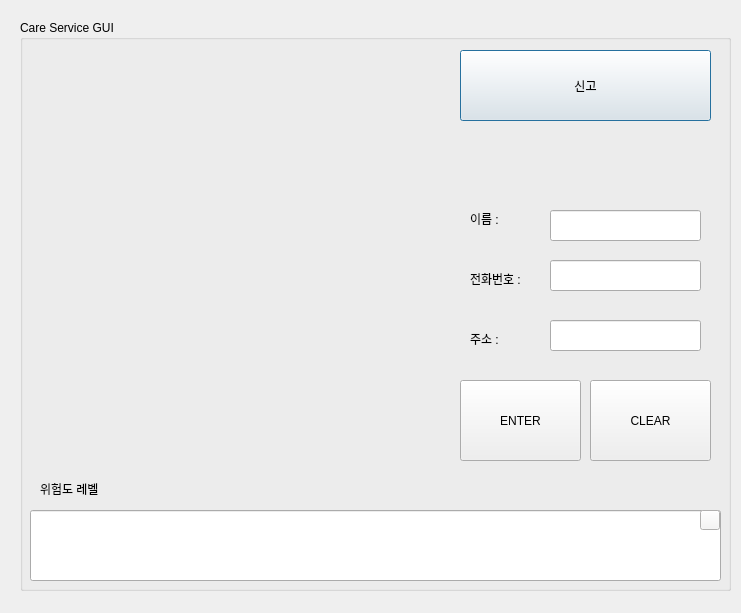
<?xml version="1.0" encoding="UTF-8"?>
<ui version="4.0">
 <class>Dialog</class>
 <widget class="QDialog" name="Dialog">
  <property name="geometry">
   <rect>
    <x>0</x>
    <y>0</y>
    <width>741</width>
    <height>613</height>
   </rect>
  </property>
  <property name="windowTitle">
   <string>Dialog</string>
  </property>
  <widget class="QGroupBox" name="groupBox">
   <property name="geometry">
    <rect>
     <x>20</x>
     <y>20</y>
     <width>711</width>
     <height>571</height>
    </rect>
   </property>
   <property name="title">
    <string>Care Service GUI</string>
   </property>
   <widget class="QLabel" name="label">
    <property name="geometry">
     <rect>
      <x>10</x>
      <y>30</y>
      <width>401</width>
      <height>381</height>
     </rect>
    </property>
    <property name="text">
     <string/>
    </property>
   </widget>
   <widget class="QPushButton" name="btn_call">
    <property name="geometry">
     <rect>
      <x>440</x>
      <y>30</y>
      <width>251</width>
      <height>71</height>
     </rect>
    </property>
    <property name="text">
     <string>신고</string>
    </property>
   </widget>
   <widget class="QLineEdit" name="dangerLevel">
    <property name="geometry">
     <rect>
      <x>10</x>
      <y>490</y>
      <width>691</width>
      <height>71</height>
     </rect>
    </property>
   </widget>
   <widget class="QLineEdit" name="nameEdit">
    <property name="geometry">
     <rect>
      <x>530</x>
      <y>190</y>
      <width>151</width>
      <height>31</height>
     </rect>
    </property>
    <property name="alignment">
     <set>Qt::AlignCenter</set>
    </property>
   </widget>
   <widget class="QLabel" name="label_7">
    <property name="geometry">
     <rect>
      <x>450</x>
      <y>190</y>
      <width>67</width>
      <height>17</height>
     </rect>
    </property>
    <property name="text">
     <string>이름 :</string>
    </property>
   </widget>
   <widget class="QLabel" name="label_2">
    <property name="geometry">
     <rect>
      <x>450</x>
      <y>250</y>
      <width>67</width>
      <height>17</height>
     </rect>
    </property>
    <property name="text">
     <string>전화번호 :</string>
    </property>
   </widget>
   <widget class="QLineEdit" name="phoneEdit">
    <property name="geometry">
     <rect>
      <x>530</x>
      <y>240</y>
      <width>151</width>
      <height>31</height>
     </rect>
    </property>
    <property name="alignment">
     <set>Qt::AlignCenter</set>
    </property>
   </widget>
   <widget class="QLabel" name="label_3">
    <property name="geometry">
     <rect>
      <x>450</x>
      <y>310</y>
      <width>67</width>
      <height>17</height>
     </rect>
    </property>
    <property name="text">
     <string>주소 :</string>
    </property>
   </widget>
   <widget class="QLineEdit" name="addEdit">
    <property name="geometry">
     <rect>
      <x>530</x>
      <y>300</y>
      <width>151</width>
      <height>31</height>
     </rect>
    </property>
    <property name="alignment">
     <set>Qt::AlignCenter</set>
    </property>
   </widget>
   <widget class="QPushButton" name="btn_enter">
    <property name="geometry">
     <rect>
      <x>440</x>
      <y>360</y>
      <width>121</width>
      <height>81</height>
     </rect>
    </property>
    <property name="text">
     <string>ENTER</string>
    </property>
   </widget>
   <widget class="QLabel" name="label_4">
    <property name="geometry">
     <rect>
      <x>20</x>
      <y>460</y>
      <width>81</width>
      <height>17</height>
     </rect>
    </property>
    <property name="text">
     <string>위험도 레벨</string>
    </property>
   </widget>
   <widget class="QPushButton" name="btn_clear">
    <property name="geometry">
     <rect>
      <x>570</x>
      <y>360</y>
      <width>121</width>
      <height>81</height>
     </rect>
    </property>
    <property name="text">
     <string>CLEAR</string>
    </property>
   </widget>
   <widget class="QPushButton" name="btnupdate">
    <property name="geometry">
     <rect>
      <x>680</x>
      <y>490</y>
      <width>20</width>
      <height>20</height>
     </rect>
    </property>
    <property name="palette">
     <palette>
      <active>
       <colorrole role="WindowText">
        <brush brushstyle="SolidPattern">
         <color alpha="255">
          <red>0</red>
          <green>0</green>
          <blue>0</blue>
         </color>
        </brush>
       </colorrole>
       <colorrole role="Button">
        <brush brushstyle="SolidPattern">
         <color alpha="255">
          <red>246</red>
          <green>245</green>
          <blue>244</blue>
         </color>
        </brush>
       </colorrole>
       <colorrole role="Light">
        <brush brushstyle="SolidPattern">
         <color alpha="255">
          <red>255</red>
          <green>255</green>
          <blue>255</blue>
         </color>
        </brush>
       </colorrole>
       <colorrole role="Midlight">
        <brush brushstyle="SolidPattern">
         <color alpha="255">
          <red>250</red>
          <green>250</green>
          <blue>249</blue>
         </color>
        </brush>
       </colorrole>
       <colorrole role="Dark">
        <brush brushstyle="SolidPattern">
         <color alpha="255">
          <red>123</red>
          <green>122</green>
          <blue>122</blue>
         </color>
        </brush>
       </colorrole>
       <colorrole role="Mid">
        <brush brushstyle="SolidPattern">
         <color alpha="255">
          <red>164</red>
          <green>163</green>
          <blue>163</blue>
         </color>
        </brush>
       </colorrole>
       <colorrole role="Text">
        <brush brushstyle="SolidPattern">
         <color alpha="255">
          <red>0</red>
          <green>0</green>
          <blue>0</blue>
         </color>
        </brush>
       </colorrole>
       <colorrole role="BrightText">
        <brush brushstyle="SolidPattern">
         <color alpha="255">
          <red>255</red>
          <green>255</green>
          <blue>255</blue>
         </color>
        </brush>
       </colorrole>
       <colorrole role="ButtonText">
        <brush brushstyle="SolidPattern">
         <color alpha="255">
          <red>0</red>
          <green>0</green>
          <blue>0</blue>
         </color>
        </brush>
       </colorrole>
       <colorrole role="Base">
        <brush brushstyle="SolidPattern">
         <color alpha="255">
          <red>255</red>
          <green>255</green>
          <blue>255</blue>
         </color>
        </brush>
       </colorrole>
       <colorrole role="Window">
        <brush brushstyle="SolidPattern">
         <color alpha="255">
          <red>246</red>
          <green>245</green>
          <blue>244</blue>
         </color>
        </brush>
       </colorrole>
       <colorrole role="Shadow">
        <brush brushstyle="SolidPattern">
         <color alpha="255">
          <red>0</red>
          <green>0</green>
          <blue>0</blue>
         </color>
        </brush>
       </colorrole>
       <colorrole role="AlternateBase">
        <brush brushstyle="SolidPattern">
         <color alpha="255">
          <red>250</red>
          <green>250</green>
          <blue>249</blue>
         </color>
        </brush>
       </colorrole>
       <colorrole role="ToolTipBase">
        <brush brushstyle="SolidPattern">
         <color alpha="255">
          <red>255</red>
          <green>255</green>
          <blue>220</blue>
         </color>
        </brush>
       </colorrole>
       <colorrole role="ToolTipText">
        <brush brushstyle="SolidPattern">
         <color alpha="255">
          <red>0</red>
          <green>0</green>
          <blue>0</blue>
         </color>
        </brush>
       </colorrole>
       <colorrole role="PlaceholderText">
        <brush brushstyle="SolidPattern">
         <color alpha="128">
          <red>0</red>
          <green>0</green>
          <blue>0</blue>
         </color>
        </brush>
       </colorrole>
      </active>
      <inactive>
       <colorrole role="WindowText">
        <brush brushstyle="SolidPattern">
         <color alpha="255">
          <red>0</red>
          <green>0</green>
          <blue>0</blue>
         </color>
        </brush>
       </colorrole>
       <colorrole role="Button">
        <brush brushstyle="SolidPattern">
         <color alpha="255">
          <red>246</red>
          <green>245</green>
          <blue>244</blue>
         </color>
        </brush>
       </colorrole>
       <colorrole role="Light">
        <brush brushstyle="SolidPattern">
         <color alpha="255">
          <red>255</red>
          <green>255</green>
          <blue>255</blue>
         </color>
        </brush>
       </colorrole>
       <colorrole role="Midlight">
        <brush brushstyle="SolidPattern">
         <color alpha="255">
          <red>250</red>
          <green>250</green>
          <blue>249</blue>
         </color>
        </brush>
       </colorrole>
       <colorrole role="Dark">
        <brush brushstyle="SolidPattern">
         <color alpha="255">
          <red>123</red>
          <green>122</green>
          <blue>122</blue>
         </color>
        </brush>
       </colorrole>
       <colorrole role="Mid">
        <brush brushstyle="SolidPattern">
         <color alpha="255">
          <red>164</red>
          <green>163</green>
          <blue>163</blue>
         </color>
        </brush>
       </colorrole>
       <colorrole role="Text">
        <brush brushstyle="SolidPattern">
         <color alpha="255">
          <red>0</red>
          <green>0</green>
          <blue>0</blue>
         </color>
        </brush>
       </colorrole>
       <colorrole role="BrightText">
        <brush brushstyle="SolidPattern">
         <color alpha="255">
          <red>255</red>
          <green>255</green>
          <blue>255</blue>
         </color>
        </brush>
       </colorrole>
       <colorrole role="ButtonText">
        <brush brushstyle="SolidPattern">
         <color alpha="255">
          <red>0</red>
          <green>0</green>
          <blue>0</blue>
         </color>
        </brush>
       </colorrole>
       <colorrole role="Base">
        <brush brushstyle="SolidPattern">
         <color alpha="255">
          <red>255</red>
          <green>255</green>
          <blue>255</blue>
         </color>
        </brush>
       </colorrole>
       <colorrole role="Window">
        <brush brushstyle="SolidPattern">
         <color alpha="255">
          <red>246</red>
          <green>245</green>
          <blue>244</blue>
         </color>
        </brush>
       </colorrole>
       <colorrole role="Shadow">
        <brush brushstyle="SolidPattern">
         <color alpha="255">
          <red>0</red>
          <green>0</green>
          <blue>0</blue>
         </color>
        </brush>
       </colorrole>
       <colorrole role="AlternateBase">
        <brush brushstyle="SolidPattern">
         <color alpha="255">
          <red>250</red>
          <green>250</green>
          <blue>249</blue>
         </color>
        </brush>
       </colorrole>
       <colorrole role="ToolTipBase">
        <brush brushstyle="SolidPattern">
         <color alpha="255">
          <red>255</red>
          <green>255</green>
          <blue>220</blue>
         </color>
        </brush>
       </colorrole>
       <colorrole role="ToolTipText">
        <brush brushstyle="SolidPattern">
         <color alpha="255">
          <red>0</red>
          <green>0</green>
          <blue>0</blue>
         </color>
        </brush>
       </colorrole>
       <colorrole role="PlaceholderText">
        <brush brushstyle="SolidPattern">
         <color alpha="128">
          <red>0</red>
          <green>0</green>
          <blue>0</blue>
         </color>
        </brush>
       </colorrole>
      </inactive>
      <disabled>
       <colorrole role="WindowText">
        <brush brushstyle="SolidPattern">
         <color alpha="255">
          <red>123</red>
          <green>122</green>
          <blue>122</blue>
         </color>
        </brush>
       </colorrole>
       <colorrole role="Button">
        <brush brushstyle="SolidPattern">
         <color alpha="255">
          <red>246</red>
          <green>245</green>
          <blue>244</blue>
         </color>
        </brush>
       </colorrole>
       <colorrole role="Light">
        <brush brushstyle="SolidPattern">
         <color alpha="255">
          <red>255</red>
          <green>255</green>
          <blue>255</blue>
         </color>
        </brush>
       </colorrole>
       <colorrole role="Midlight">
        <brush brushstyle="SolidPattern">
         <color alpha="255">
          <red>250</red>
          <green>250</green>
          <blue>249</blue>
         </color>
        </brush>
       </colorrole>
       <colorrole role="Dark">
        <brush brushstyle="SolidPattern">
         <color alpha="255">
          <red>123</red>
          <green>122</green>
          <blue>122</blue>
         </color>
        </brush>
       </colorrole>
       <colorrole role="Mid">
        <brush brushstyle="SolidPattern">
         <color alpha="255">
          <red>164</red>
          <green>163</green>
          <blue>163</blue>
         </color>
        </brush>
       </colorrole>
       <colorrole role="Text">
        <brush brushstyle="SolidPattern">
         <color alpha="255">
          <red>123</red>
          <green>122</green>
          <blue>122</blue>
         </color>
        </brush>
       </colorrole>
       <colorrole role="BrightText">
        <brush brushstyle="SolidPattern">
         <color alpha="255">
          <red>255</red>
          <green>255</green>
          <blue>255</blue>
         </color>
        </brush>
       </colorrole>
       <colorrole role="ButtonText">
        <brush brushstyle="SolidPattern">
         <color alpha="255">
          <red>123</red>
          <green>122</green>
          <blue>122</blue>
         </color>
        </brush>
       </colorrole>
       <colorrole role="Base">
        <brush brushstyle="SolidPattern">
         <color alpha="255">
          <red>246</red>
          <green>245</green>
          <blue>244</blue>
         </color>
        </brush>
       </colorrole>
       <colorrole role="Window">
        <brush brushstyle="SolidPattern">
         <color alpha="255">
          <red>246</red>
          <green>245</green>
          <blue>244</blue>
         </color>
        </brush>
       </colorrole>
       <colorrole role="Shadow">
        <brush brushstyle="SolidPattern">
         <color alpha="255">
          <red>0</red>
          <green>0</green>
          <blue>0</blue>
         </color>
        </brush>
       </colorrole>
       <colorrole role="AlternateBase">
        <brush brushstyle="SolidPattern">
         <color alpha="255">
          <red>246</red>
          <green>245</green>
          <blue>244</blue>
         </color>
        </brush>
       </colorrole>
       <colorrole role="ToolTipBase">
        <brush brushstyle="SolidPattern">
         <color alpha="255">
          <red>255</red>
          <green>255</green>
          <blue>220</blue>
         </color>
        </brush>
       </colorrole>
       <colorrole role="ToolTipText">
        <brush brushstyle="SolidPattern">
         <color alpha="255">
          <red>0</red>
          <green>0</green>
          <blue>0</blue>
         </color>
        </brush>
       </colorrole>
       <colorrole role="PlaceholderText">
        <brush brushstyle="SolidPattern">
         <color alpha="128">
          <red>0</red>
          <green>0</green>
          <blue>0</blue>
         </color>
        </brush>
       </colorrole>
      </disabled>
     </palette>
    </property>
    <property name="text">
     <string/>
    </property>
    <property name="iconSize">
     <size>
      <width>1</width>
      <height>1</height>
     </size>
    </property>
   </widget>
  </widget>
 </widget>
 <resources/>
 <connections/>
</ui>
